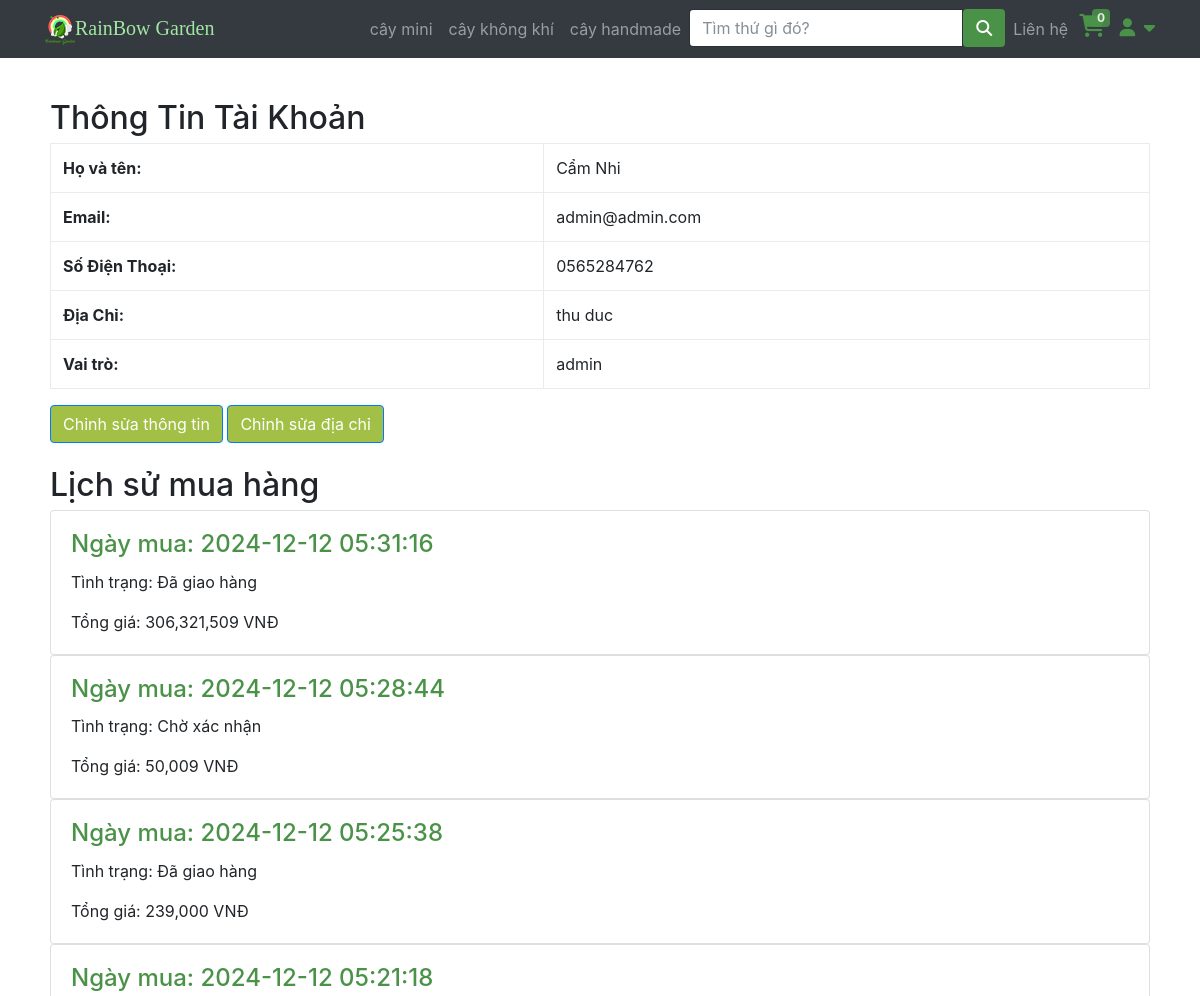
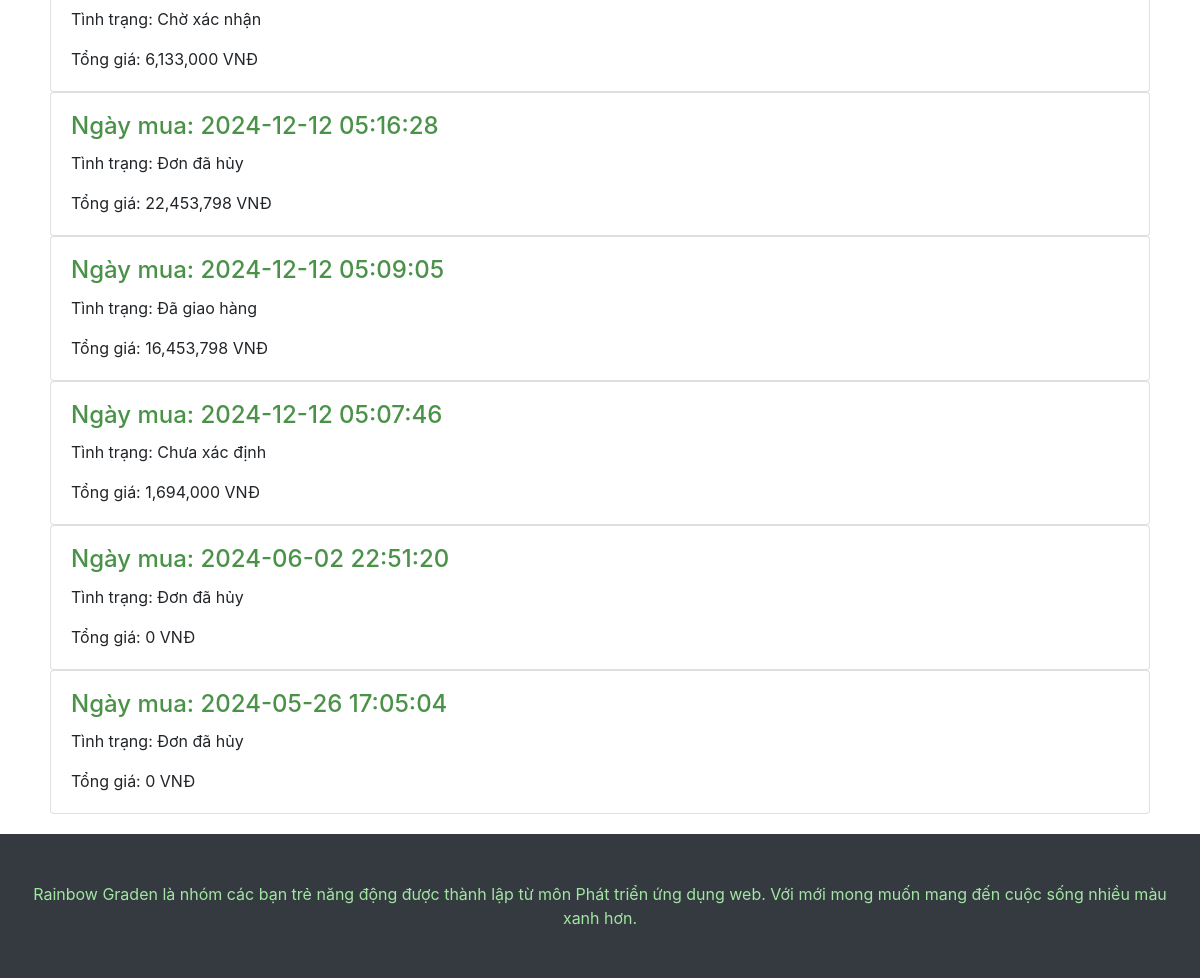
Page /profile.php (signed in) on the committed database (2 pictures, top to bottom).
### tables this page shows
CREATE TABLE IF NOT EXISTS `category` (
  `id` int NOT NULL AUTO_INCREMENT,
  `name` varchar(200) DEFAULT NULL,
  `image` varchar(200) NOT NULL,
  PRIMARY KEY (`id`)
);

CREATE TABLE IF NOT EXISTS `account` (
  `id` int NOT NULL AUTO_INCREMENT,
  `role` varchar(20) NOT NULL DEFAULT 'client',
  `username` varchar(100) DEFAULT NULL,
  `passwords` varchar(100) DEFAULT NULL,
  `fullname` varchar(200) DEFAULT NULL,
  `createdate` datetime DEFAULT NULL,
  `lastmodified` datetime DEFAULT NULL,
  PRIMARY KEY (`id`)
);

CREATE TABLE IF NOT EXISTS `account_info` (
  `id` int NOT NULL AUTO_INCREMENT,
  `id_user` int NOT NULL,
  `phone` varchar(255) DEFAULT NULL,
  `address` varchar(255) DEFAULT NULL,
  `createdate` datetime NOT NULL DEFAULT CURRENT_TIMESTAMP,
  `active` tinyint(1) DEFAULT '0',
  PRIMARY KEY (`id`)
);

CREATE TABLE IF NOT EXISTS `order` (
  `id` int NOT NULL AUTO_INCREMENT,
  `createdate` datetime DEFAULT NULL,
  `custom_id` int DEFAULT NULL,
  `fullname` varchar(200) DEFAULT NULL,
  `phone` varchar(20) NOT NULL,
  `sttOrder` int DEFAULT NULL,
  `address` varchar(255) NOT NULL,
  PRIMARY KEY (`id`),
  KEY `custom_id` (`custom_id`),
  KEY `sttOrder` (`sttOrder`)
);

CREATE TABLE IF NOT EXISTS `sttorder` (
  `sttID` int NOT NULL AUTO_INCREMENT,
  `sttName` varchar(70) DEFAULT NULL,
  PRIMARY KEY (`sttID`)
);

### php/connectDB.php (called while the page is built, shortened)
<?php
class DataAccessHelper
{
	static $connection;
	public function connect()
	{
		self::$connection = new mysqli(DB_HOST, DB_USER, DB_PASSWORD, DB_NAME, DB_PORT);
		self::$connection->set_charset(DB_CHARSET);
	}
	public function executeQuery($sql)
	{
		return self::$connection->query($sql);
	}
}

### Cart.php (called while the page is built, shortened)
<?php
$count_cart = 0;

### php/model_account_info.php (called while the page is built, shortened)
<?php
class Account_info extends DataAccessHelper
{
    static function getAccountInfoActive($id)
    {
        $sql = self::$connection->prepare("SELECT * FROM account_info WHERE id_user = ? AND active = 1");
        $sql->bind_param("i", $id);
        $sql->execute();
        $result = $sql->get_result();
        $info = $result->fetch_assoc();
        return $info;
    }
}

### php/model_oder.php (called while the page is built, shortened)
<?php
class Orders extends DataAccessHelper
{
    static function getOrder_ByCustomerId($customerId)
    {
        $sql = self::$connection->prepare("SELECT * FROM `order` WHERE custom_id = ? ORDER BY createdate DESC ");
        $sql->bind_param('i', $customerId);
        $sql->execute();
        $items = $sql->get_result()->fetch_all(MYSQLI_ASSOC);
        return $items;
    }
}

### php/model_stt_order.php (called while the page is built, shortened)
<?php
class STTOrder extends DataAccessHelper
{
    static function getSTTOrderById($id)
    {
        $sql = self::$connection->prepare("SELECT * FROM sttorder where sttID = ?");
        $sql->bind_param('i', $id);
        $sql->execute();
        $result = $sql->get_result();
        $items = $result->fetch_assoc();
        return $items;
    }
}

### php/model_oderdetail.php (called while the page is built, shortened)
<?php
class OrderDetail extends DataAccessHelper
{
    static function getOrder_ByOrderId($orderId)
    {
        $sql = self::$connection->prepare("SELECT * FROM order_line WHERE id_order = ?");
        $sql->bind_param('i', $orderId);
        $sql->execute();
        $items = $sql->get_result()->fetch_all(MYSQLI_ASSOC);
        return $items;
    }
}

### profile.php (the view, shortened to what this page needs)
<?php
include 'header.php';
$id = $_SESSION['account'];
$sql = "SELECT * FROM account WHERE id = '$id'";
$result = $db->executeQuery($sql);
$user = mysqli_fetch_assoc($result);
$user_info = Account_info::getAccountInfoActive($id_user);
?>
<div class="container" style="padding: 20px;">
    <h2 class="mt-4">Thông Tin Tài Khoản</h2>
    <?php if ($user && $user_info): ?>
        <table class="table table-bordered">
            <tr>
                <th>Họ và tên:</th>
                <td><?php echo htmlspecialchars($user['fullname']); ?></td>
            </tr>
            <tr>
                <th>Email:</th>
                <td><?php echo htmlspecialchars($user['username']); ?></td>
            </tr>
            <tr>
                <th>Số Điện Thoại:</th>
                <td><?php echo $user_info['phone'] ?></td>
            </tr>
            <tr>
                <th>Địa Chỉ:</th>
                <td><?php echo $user_info['address'] ?></td>
            </tr>
            <tr>
                <th>Vai trò:</th>
                <td><?php echo htmlspecialchars($user['role']); ?></td>
            </tr>
        </table>
    <?php endif; ?>
    <a href="edit_profile.php" class="btn btn-primary">Chỉnh sửa thông tin</a>
    <a href="edit_address.php" class="btn btn-primary">Chỉnh sửa địa chỉ</a>
    <h2 class="mt-4">Lịch sử mua hàng</h2>
    <?php $order_form_user = Orders::getOrder_ByCustomerId($id_user);
    if ($order_form_user) {
        foreach ($order_form_user as $value) { ?>
            <?php $getOderDetail = OrderDetail::getOrder_ByOrderId($value['id']);
            $totalOrder = 0;
            foreach ($getOderDetail as $value_detail) {
                $totalDetail = $value_detail['price'] * $value_detail['quantity'];
                $totalOrder += $totalDetail;
            }
            $stt = STTOrder::getSTTOrderById($value['sttOrder']); ?>
            <div class="card">
                <div class="card-body">
                    <h4 class="card-title"><a href="hoadon.php?id=<?php echo $value['id'] ?>">Ngày mua: <?php echo $value['createdate'] ?></a></h4>
                    <p><span>Tình trạng: </span><?php echo isset($stt['sttName']) ? $stt['sttName'] : "Chưa xác định"; ?></p>
                    <p class="card-text">Tổng giá: <?php echo number_format($totalOrder) ?> <span>VNĐ</span></p>
                </div>
            </div>
    <?php }
    } ?>
</div>
<?php
include 'footer.php';

### header.php (shortened to what this page needs)
<?php
include "php/connectDB.php";
include "php/model_oder.php";
include "php/model_oderdetail.php";
include 'php/model_account_info.php';
include 'php/model_stt_order.php';
$db = new DataAccessHelper;
$db->connect();
include('Cart.php');
?>
<!DOCTYPE html>
<html lang="en">
<head>
    <link href="vendor/bootstrap/css/bootstrap.min.css" rel="stylesheet">
    <link href="css/modern-business.css" rel="stylesheet">
    <link href="css/icon-fonts.min.css" rel="stylesheet">
    <link href="css/settings.css" rel="stylesheet">
    <link href="css/grid-and-effects.css" rel="stylesheet">
    <link href="css/custom.css" rel="stylesheet">
    <link href="css/styles.css" rel="stylesheet">
    <link rel="stylesheet" href="https://cdnjs.cloudflare.com/ajax/libs/font-awesome/6.7.1/css/all.min.css">
</head>
<body>
    <nav class="navbar fixed-top navbar-expand-lg navbar-dark bg-dark fixed-top">
        <div class="container">
            <a class="navbar-brand GreenBrand" href="index.php"><img src="img/logobn.png">RainBow Garden</a>
            <div class="collapse navbar-collapse" id="navbarResponsive">
                <ul class="navbar-nav ml-auto">
                    <?php
                    $query = $db->executeQuery("SELECT * FROM category");
                    $result = mysqli_fetch_all($query, MYSQLI_ASSOC);
                    ?>
                    <?php foreach ($result as $value) : ?>
                        <li class="nav-item">
                            <a class="nav-link" href="loaicay?category=<?php echo $value['id'] ?>"><?php echo $value['name'] ?></a>
                        </li>
                    <?php endforeach; ?>
                    <li>
                        <form class="input-with-submit header-search" method="GET">
                            <div class="input-group">
                                <input type="text" class="form-control" placeholder="Tìm thứ gì đó?" name="tukhoa">
                                <span class="input-group-button">
                                    <button class="btn btn-default" style="background-color: #4b9249" type="submit">
                                        <i class="fa fa-search"></i>
                                    </button>
                                </span>
                            </div>
                        </form>
                    </li>
                    <li class="nav-item dropdown">
                        <a class="nav-link" href="lienhe.php">
                            Liên hệ
                        </a>
                    </li>
                    <li style="width: 40px !important; height: 40px; padding-left: 3px;">
                        <span class="my-cart-icon">
                            <span class=" navRbcart">
                                <a href="myCart.php">
                                </a>
                            </span>
                            <span class="badge badge-notify my-cart-badge"><?php echo $count_cart ?></span>
                        </span>
                    </li>
                    <li class="dropdown navRbaccount">
                        <a class=" fn-bran-light" data-toggle="dropdown" href="#">
                            <i class="fa fa-user fa-fw"></i> <i class="fa fa-caret-down"></i>
                        </a>
                            <?php
                            if (isset($_SESSION['account'])) {
                                $id_user = $_SESSION['account']
                            ?>
                            <?php
                            } ?>
                    </li>
                </ul>
            </div>
        </div>
    </nav>

### css/modern-business.css (style rules this page uses)
body { padding-top: 54px; }
@media (min-width: 992px) { body { padding-top: 56px; } }

### css/grid-and-effects.css (style rules this page uses)
.container { margin-right: auto; margin-left: auto; padding-left: 15px; padding-right: 15px; }
@media (min-width: 768px) { .container, .row.ig_fullwidth { width: 750px; } }
@media (min-width: 992px) { .container, .row.ig_fullwidth { width: 970px; } }
@media (min-width: 1200px) { .container, .row.ig_fullwidth { width: 1170px; } }
.collapse { display: none; }
.clearfix:after, .container:after, .container-fluid:after, .row:after { clear: both; content: " "; display: table; }

### css/custom.css (style rules this page uses)
.GreenBrand { color: #a1e6a1 !important; font-family: 'Pacifico', cursive; }
.dropdown { position: relative; display: inline-block; }
.navRbcart { font-size: 23px !important; color: white; position: relative; }
.badge-notify { background:#4b9249; opacity: 0.85; position:relative; top: -40px; left: 13px; }
.navRbaccount { padding-top: 5px; font-size: 18px; }

### css/styles.css (style rules this page uses)
.btn-primary, .btn-primary:active, .btn-primary:focus, .btn-primary:active:focus, .btn-primary:hover, .wpcf7-submit, span.wpcf7-list-item, button, .navbar-toggle, input[type='button'], input[type='reset'], input[type='submit'], .jumbotron .carousel-indicators li.active, .post-item .vertical-center span, .post-item .label-wrap .label, .testimonials .testimonial-control, .testimonials .testimonial-control:first-of-type::before, .testimonials .testimonial-control:last-of-type::before, .cta-button, .brochure-box, .project-navigation a, .pagination a.current, .pagination span.current, .sidebar .widget.widget_nav_menu .menu li:hover, .sidebar .widget.widget_nav_menu .menu li.current-menu-item a, .sidebar .widget.widget_nav_menu .menu li a:hover, .panel-group .panel .panel-heading .accordion-toggle[aria-expanded="true"] { background-color: #a2c046; color: #ffffff; }
.fa { display: inline-block; font: normal normal normal 14px/1 FontAwesome; font-size: inherit; text-rendering: auto; -webkit-font-smoothing: antialiased; -moz-osx-font-smoothing: grayscale; }

### header.php (style rules this page uses)
a { color: #4b9249; }

### rows in the picture
category: name "cây mini"
category: name "cây không khí"
category: name "cây handmade"
account: fullname "Cẩm Nhi", username "admin@admin.com", role "admin"
account_info: phone "0565284762", address "thu duc"
order: createdate "2024-12-12 05:31:16", sttOrder.sttName "Đã giao hàng", totalOrder "306,321,509"
order: createdate "2024-12-12 05:28:44", sttOrder.sttName "Chờ xác nhận", totalOrder "50,009"
order: createdate "2024-12-12 05:25:38", sttOrder.sttName "Đã giao hàng", totalOrder "239,000"
order: createdate "2024-12-12 05:21:18", sttOrder.sttName "Chờ xác nhận", totalOrder "6,133,000"
order: createdate "2024-12-12 05:16:28", sttOrder.sttName "Đơn đã hủy", totalOrder "22,453,798"
order: createdate "2024-12-12 05:09:05", sttOrder.sttName "Đã giao hàng", totalOrder "16,453,798"
order: createdate "2024-12-12 05:07:46", shows "Chưa xác định", totalOrder "1,694,000"
order: createdate "2024-06-02 22:51:20", sttOrder.sttName "Đơn đã hủy", totalOrder "0"
order: createdate "2024-05-26 17:05:04", sttOrder.sttName "Đơn đã hủy", totalOrder "0"

### other values in the picture
$count_cart "0"
